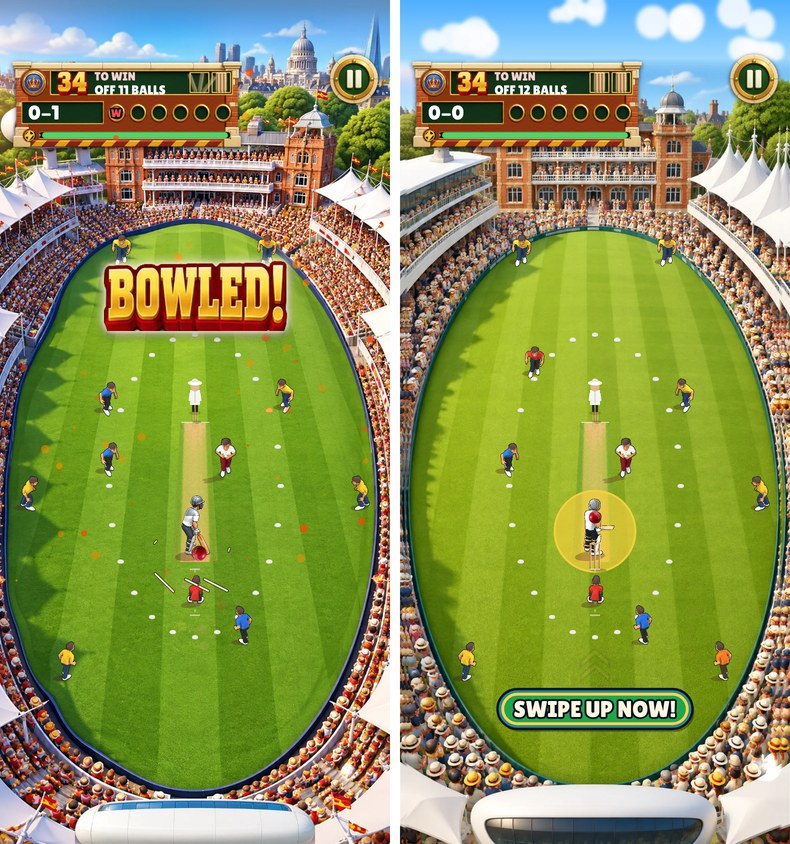
#> input picture art/grounds/lords/lords_close_v3.jpg, 790 x 844 px, given in place of plate_close.png, which was not available
$ python sky_top_close.py 5
#> lines starting #> are read from the running program, lines starting #| are printed output that depends on the picture
# 7.d Oasis: build_clean squash (.88) left 226 repeated rows at the top; replace them with a soft cartoon sky and fade the palms/domes into it.
import numpy as np, cv2, sys
p=cv2.imread('plate_close.png').astype(np.float32); H,W=p.shape[:2]; T=int(sys.argv[1]) if len(sys.argv)>1 else 226
#> after `H, W = p.shape[:2]`: H = 844; W = 790
y=np.linspace(0,1,T+60)[:,None,None]
top=np.array([255,175,80],np.float32); bot=np.array([255,230,185],np.float32)   # BGR: deep sky -> pale warm haze
sky=(top*(1-y)+bot*y)*np.ones((1,W,1),np.float32)
rng=np.random.default_rng(3)
for cx,cy,s in [(880,70,1.0),(1060,150,.7),(250,110,.9),(560,40,.6)]:
  for k in range(6):
    ox,oy,r=cx+rng.normal(0,60*s),cy+rng.normal(0,14*s),rng.uniform(34,56)*s
    m=np.zeros((T+60,W),np.float32); cv2.circle(m,(int(ox),int(oy)),int(r),1,-1); m=cv2.GaussianBlur(m,(0,0),6)[...,None]
    sky=sky*(1-m*.9)+np.array([255,252,250],np.float32)*m*.9
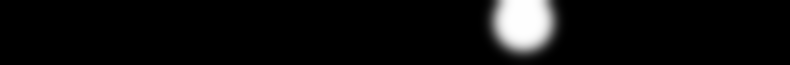
#> m: shape (65, 790, 1) float32; min 0, max 1, mean 0.0503
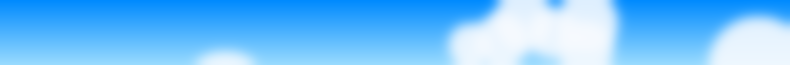
#> sky: shape (65, 790, 3) float64; mean of channels 0, 1, 2 255, 213.2, 158.2; drawn with min black and max white
out=p.copy(); out[:T]=sky[:T]
a=np.linspace(1,0,60)[:,None,None]**1.5; out[T:T+60]=sky[T:T+60]*a+p[T:T+60]*(1-a)
#> after `out[T:T + 60] = sky[T:T + 60] * a + p[T:T + 60] * (1 - a)`:
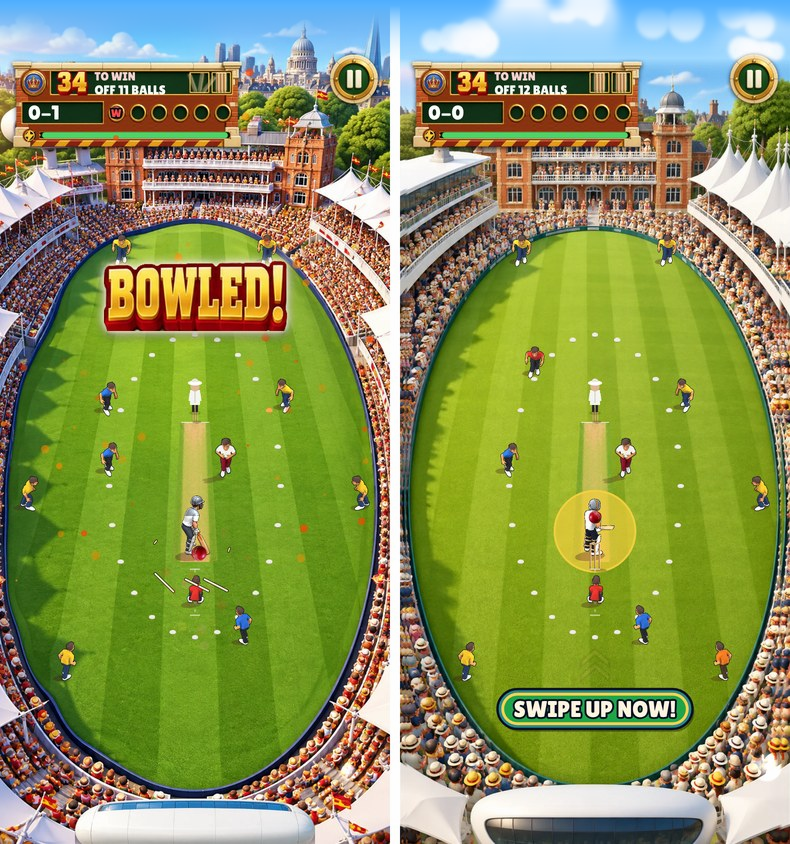
#> out: shape (844, 790, 3) float32; mean B, G, R 87.7, 148.6, 138.3; drawn with min black and max white
cv2.imwrite('plate_close.png',out.clip(0,255).astype(np.uint8)); print('sky rows',T)
#| sky rows 5
